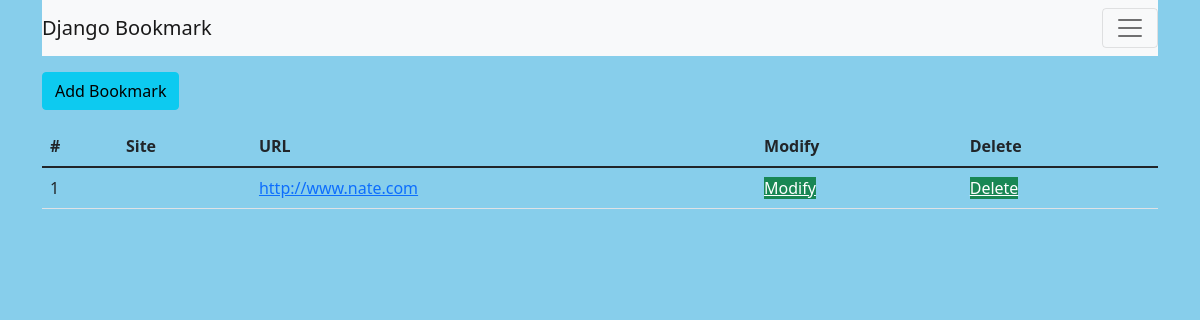
Before: /bookmark/ with the older database file.
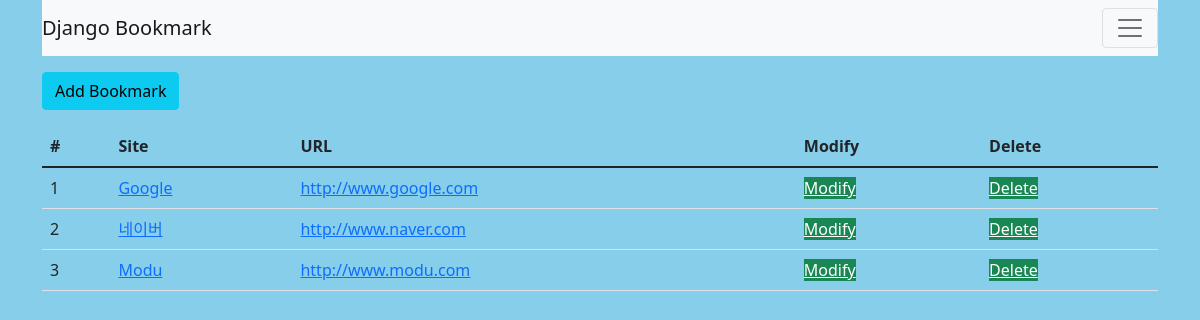
After: the same page with the newer database file.
### bookmark/models.py (models this page shows, shortened)
class Bookmark(models.Model):
    site_name = models.CharField(max_length=100)
    url = models.URLField('Site URL')

### bookmark/views.py (the view)
# urls.py: path("", BookmarkListView.as_view(), name='list'),
class BookmarkListView(ListView):
    model = Bookmark

### bookmark/templates/bookmark/bookmark_list.html (shortened to what this page needs)
{% extends 'base.html' %}
{% block content %}
<div class="btn-group">
    <a href="{% url 'add' %}" class="btn btn-info">Add Bookmark</a>
</div>
<table class="table">
    <thead>
        <tr>
            <th scope="col">#</th>
            <th scope="col">Site</th>
            <th scope="col">URL</th>
            <th scope="col">Modify</th>
            <th scope="col">Delete</th>
        </tr>
    </thead>
    <tbody>
        {% for bookmark in object_list %}
            <tr>
                <td>{{forloop.counter}}</td>
                <td><a href="{% url 'detail' pk=bookmark.id %}">{{bookmark.site_name}}</a></td>
                <td><a href="{{bookmark.url}}" target="_blank">{{bookmark.url}}</a></td>
                <td><a href="{% url 'update' pk=bookmark.id %}" class="btn-success btn-5m">Modify</a></td>
                 <td><a href="{% url 'delete' pk=bookmark.id %}" class="btn-success btn-5m">Delete</a></td>
            </tr>
        {% endfor %}
    </tbody>
</table>
{% endblock %}

### bookmark/templates/base.html (shortened to what this page needs)
<!DOCTYPE html>
<html lang="en">
<head>
    <link href="https://cdn.jsdelivr.net/npm/bootstrap@5.1.3/dist/css/bootstrap.min.css" rel="stylesheet">
    {% load static %}
    <link rel="stylesheet" href="{% static 'style.css' %}">
</head>
<body>
    <div class="container">
        <nav class="navbar nav-bar-expand-lg navbar-light bg-light">
            <a class="navbar-brand" href="#">Django Bookmark</a>
            <button class="navbar-toggler" type="button" data-toggler="collapse" data-target="#navbarSupportedContent" aria-controls="navbarSupportedContent" aria-expanded="false" aria-label="Toggle navigation">
                <span class="navbar-toggler-icon"></span>
            </button>
        </nav>
        <div class="row">
            <div class="col">
            {% block content %}
            {% endblock %}
            </div>
        </div>
    </div>
</body>
</html>

### static/style.css (style rules this page uses)
body { width:100%; background-color: skyblue; }

Changed rows visible on the page:
removed Bookmark: url "http://www.nate.com"
added Bookmark: site_name "Google", url "http://www.google.com"
added Bookmark: site_name "네이버", url "http://www.naver.com"
added Bookmark: site_name "Modu", url "http://www.modu.com"
